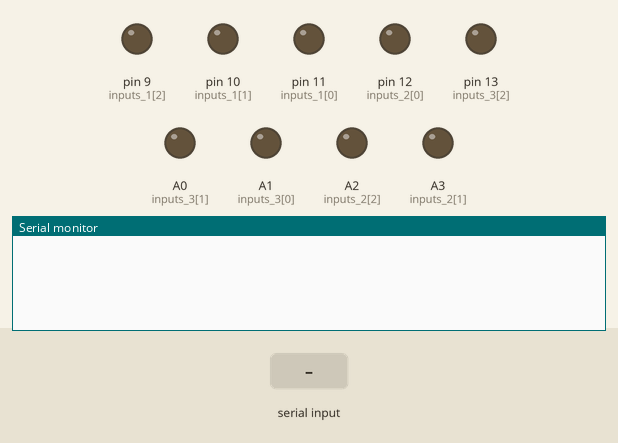
This program was run on a simulated Teensy 4. On the bench: output pins drawn as LEDs (lit = HIGH), the last lines printed to the serial monitor. The test bench sets the inputs (shaded band).

Above: at 1.2 s.
1.3 s: "*IDN?\n" received over Serial
At 2.2 s:
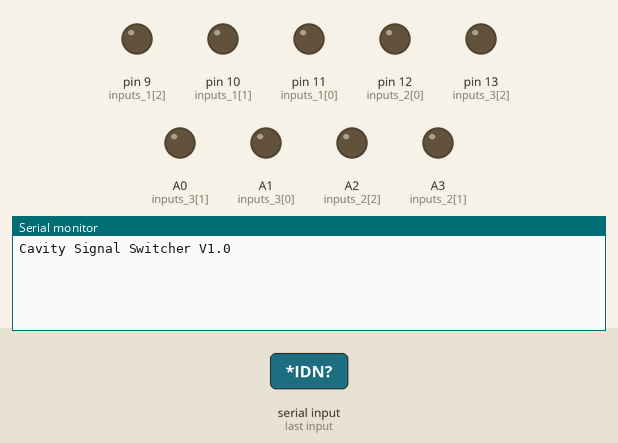
2.8 s: "dev?\n" received over Serial
At 3.3 s:
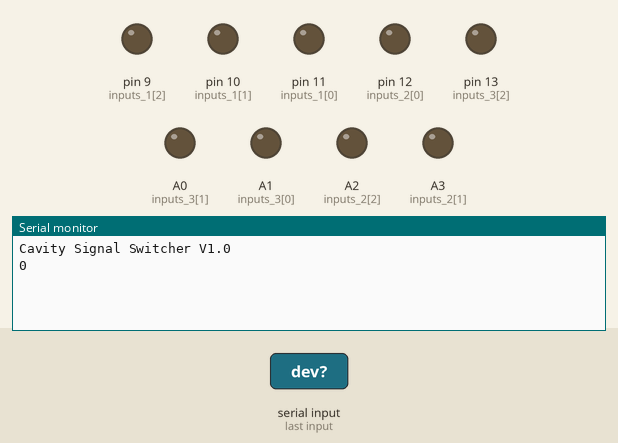
4.3 s: "?\n" received over Serial
At 5.7 s:
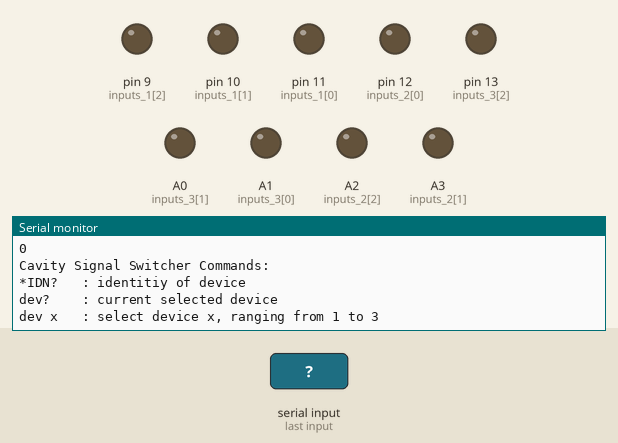

Measured:
- after the input at 1.3 s, the serial monitor: prints a new line at once (image 1)
- after the input at 2.8 s, the serial monitor: prints a new line at once (image 2)
- after the input at 4.3 s, the serial monitor: prints a new line at once (image 3)

The program:

main.cpp
```cpp
#include <Arduino.h>

// serial command string
String serial_command = "";

// relay pins
// order is [dev1, dev2, dev3]
int inputs_1[] = {11,10,9};
int inputs_2[] = {12,17,16};
int inputs_3[] = {15,14,13};
int active_device = 0;

void setup() {
  // put your setup code here, to run once:
  Serial.begin(115200);

  // configuring outputs to control relays
  // and setting all switches in `open` state
  for (int i = 0; i < 3; i++){
    pinMode(inputs_1[i], OUTPUT);
    digitalWrite(inputs_1[i], LOW);
    pinMode(inputs_2[i], OUTPUT);
    digitalWrite(inputs_2[i], LOW);
    pinMode(inputs_3[i], OUTPUT);
    digitalWrite(inputs_3[i], LOW);
  }
}

void loop() {
  // put your main code here, to run repeatedly:
}

void clear_all_switches(){
  /*
  Setting all switches in `open` state, ensuring no signal
  is routed to the outputs
  */
  for (int i = 0; i < 3; i++){
    digitalWrite(inputs_1[i], LOW);
    digitalWrite(inputs_2[i], LOW);
    digitalWrite(inputs_3[i], LOW);
  }
}

void select_device(int dev){
  /*
  Select signals from device `dev` to route through to the
  output
  */
  if ((dev < 1 && dev > 3)){
    return;
  }
  clear_all_switches();
  digitalWrite(inputs_1[dev-1], HIGH);
  digitalWrite(inputs_2[dev-1], HIGH);
  digitalWrite(inputs_3[dev-1], HIGH);
  active_device = dev;
}

void handleSerial(){
  /*
  Define and handle serial commands
  */
  if (serial_command == "*IDN?"){
    // default identity function
    Serial.println("Cavity Signal Switcher V1.0");
  }
  else if (serial_command == "dev?"){
    // check current active device
    // return 0 for no device active
    Serial.println(active_device);
  }
  else if (serial_command.substring(0,3) == "dev"){
    // set device active, e.g. route intputs to outputs
    int device = serial_command.substring(4).toInt();
    select_device(device);
  }
  else if (serial_command == '?'){
    // print serial commands to serial
    Serial.println("Cavity Signal Switcher Commands:");
    Serial.println("*IDN?   : identitiy of device");
    Serial.println("dev?    : current selected device");
    Serial.println("dev x   : select device x, ranging from 1 to 3");
  }
  else{
    // invalid command catch and return
    Serial.print("invalid command : ");
    Serial.println(serial_command);
  }
}

void serialEvent(){
  while (Serial.available()){
    char c = (char)Serial.read();
    serial_command += c;
    if (c == '\n'){
      serial_command.trim();
      handleSerial();
      serial_command = "";
    }
  }
}
```
